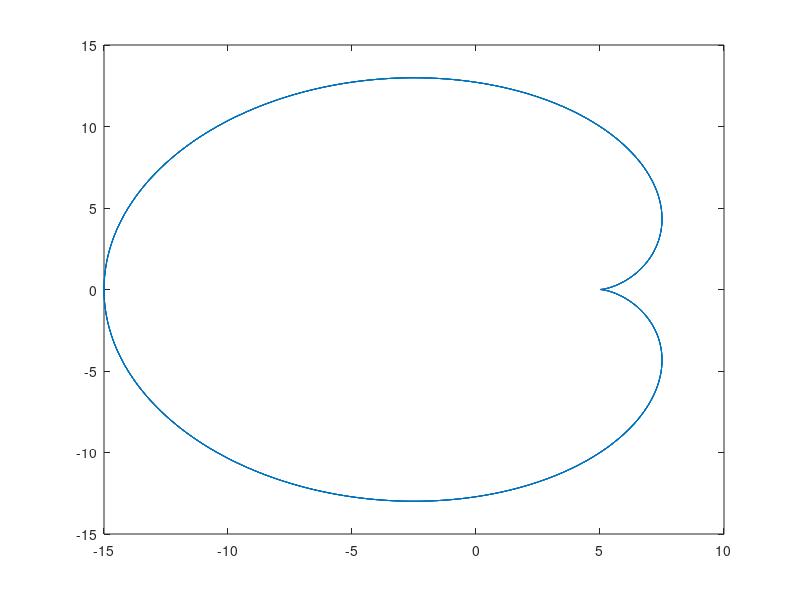

MATLAB code to generate this figure:
t = 0 : 0.01 : 10 * pi;

a = input('a=');
b = input('b=');

x = @(t) (a + b) * cos(t) - b * cos((a / b + 1) * t);
y = @(t) (a + b) * sin(t) - b * sin((a / b + 1) * t);

plot(x(t), y(t))